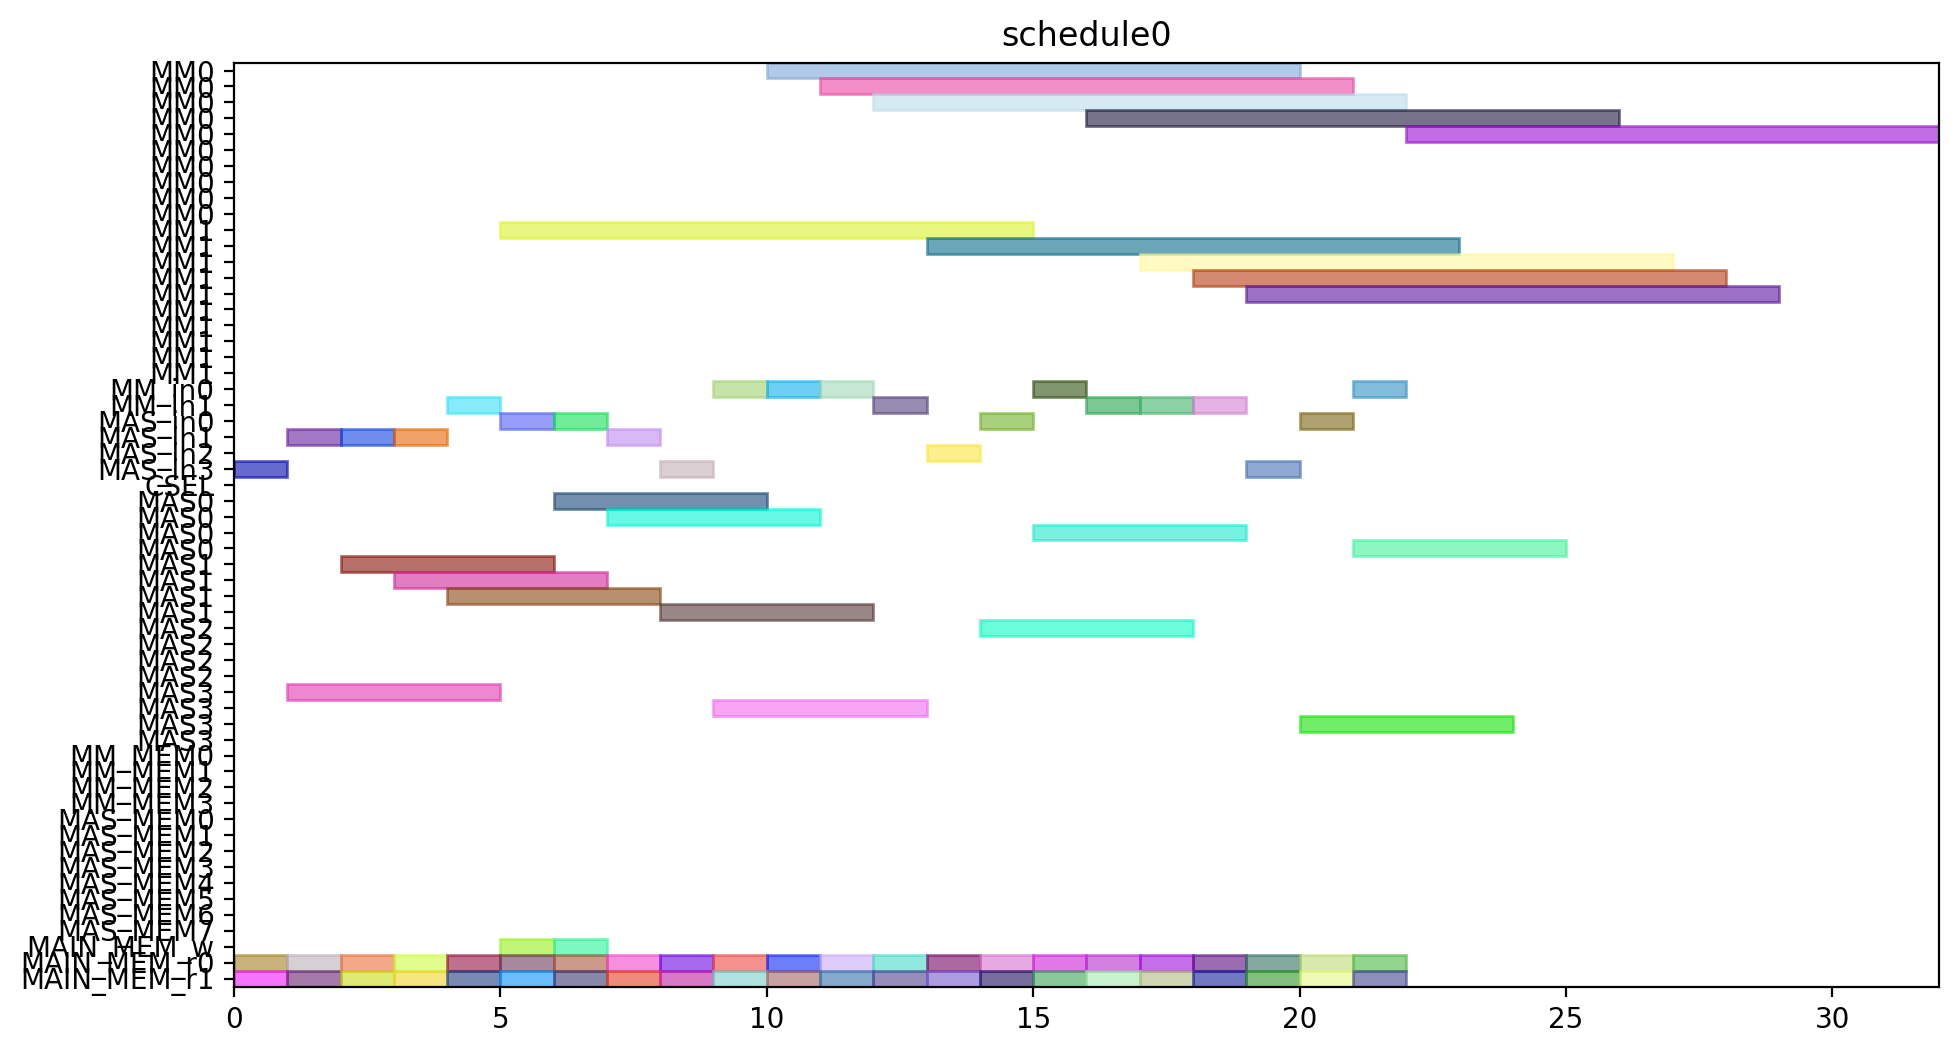

The Python source for this figure:
from pyschedule import Scenario, solvers, plotters, alt


def solve():
	horizon = 120
	S = Scenario("schedule0", horizon=horizon)

	# resource
	MM = S.Resources('MM', num=2, size=10)
	MM_in = S.Resources('MM_in', num=2)
	MAS_in = S.Resources('MAS_in', num=4)
	CSEL = S.Resource('CSEL')
	MAS = S.Resources('MAS', num=4, size=4, periods=range(1, horizon))
	MM_MEM = S.Resources('MM_MEM', num=4)
	MAS_MEM = S.Resources('MAS_MEM', num=8)
	MAIN_MEM_w = S.Resource('MAIN_MEM_w', size=1)
	MAIN_MEM_r = S.Resources('MAIN_MEM_r', num=2)

	# result of previous scheduling

	# new tasks
	c10_t0 = S.Task('c10_t0', length=10, delay_cost=1)
	c10_t0 += alt(MM)
	c10_t0_in = S.Task('c10_t0_in', length=1, delay_cost=1)
	c10_t0_in += alt(MM_in)
	S += c10_t0_in*MM_in[0]<=c10_t0*MM[0]
	S += c10_t0_in*MM_in[1]<=c10_t0*MM[1]
	c10_t0_mem0 = S.Task('c10_t0_mem0', length=1, delay_cost=1)
	c10_t0_mem0 += MAIN_MEM_r[0]
	S += c10_t0_mem0 <= c10_t0

	c10_t0_mem1 = S.Task('c10_t0_mem1', length=1, delay_cost=1)
	c10_t0_mem1 += MAIN_MEM_r[1]
	S += c10_t0_mem1 <= c10_t0

	c10_t1 = S.Task('c10_t1', length=10, delay_cost=1)
	c10_t1 += alt(MM)
	c10_t1_in = S.Task('c10_t1_in', length=1, delay_cost=1)
	c10_t1_in += alt(MM_in)
	S += c10_t1_in*MM_in[0]<=c10_t1*MM[0]
	S += c10_t1_in*MM_in[1]<=c10_t1*MM[1]
	c10_t1_mem0 = S.Task('c10_t1_mem0', length=1, delay_cost=1)
	c10_t1_mem0 += MAIN_MEM_r[0]
	S += c10_t1_mem0 <= c10_t1

	c10_t1_mem1 = S.Task('c10_t1_mem1', length=1, delay_cost=1)
	c10_t1_mem1 += MAIN_MEM_r[1]
	S += c10_t1_mem1 <= c10_t1

	c10_t2 = S.Task('c10_t2', length=4, delay_cost=1)
	c10_t2 += alt(MAS)
	c10_t2_in = S.Task('c10_t2_in', length=1, delay_cost=1)
	c10_t2_in += alt(MAS_in)
	S += c10_t2_in*MAS_in[0]<=c10_t2*MAS[0]

	S += c10_t2_in*MAS_in[1]<=c10_t2*MAS[1]

	S += c10_t2_in*MAS_in[2]<=c10_t2*MAS[2]

	S += c10_t2_in*MAS_in[3]<=c10_t2*MAS[3]

	c10_t2_mem0 = S.Task('c10_t2_mem0', length=1, delay_cost=1)
	c10_t2_mem0 += MAIN_MEM_r[0]
	S += c10_t2_mem0 <= c10_t2

	c10_t2_mem1 = S.Task('c10_t2_mem1', length=1, delay_cost=1)
	c10_t2_mem1 += MAIN_MEM_r[1]
	S += c10_t2_mem1 <= c10_t2

	c10_t3 = S.Task('c10_t3', length=4, delay_cost=1)
	c10_t3 += alt(MAS)
	c10_t3_in = S.Task('c10_t3_in', length=1, delay_cost=1)
	c10_t3_in += alt(MAS_in)
	S += c10_t3_in*MAS_in[0]<=c10_t3*MAS[0]

	S += c10_t3_in*MAS_in[1]<=c10_t3*MAS[1]

	S += c10_t3_in*MAS_in[2]<=c10_t3*MAS[2]

	S += c10_t3_in*MAS_in[3]<=c10_t3*MAS[3]

	c10_t3_mem0 = S.Task('c10_t3_mem0', length=1, delay_cost=1)
	c10_t3_mem0 += MAIN_MEM_r[0]
	S += c10_t3_mem0 <= c10_t3

	c10_t3_mem1 = S.Task('c10_t3_mem1', length=1, delay_cost=1)
	c10_t3_mem1 += MAIN_MEM_r[1]
	S += c10_t3_mem1 <= c10_t3

	c20_t0 = S.Task('c20_t0', length=10, delay_cost=1)
	c20_t0 += alt(MM)
	c20_t0_in = S.Task('c20_t0_in', length=1, delay_cost=1)
	c20_t0_in += alt(MM_in)
	S += c20_t0_in*MM_in[0]<=c20_t0*MM[0]
	S += c20_t0_in*MM_in[1]<=c20_t0*MM[1]
	c20_t0_mem0 = S.Task('c20_t0_mem0', length=1, delay_cost=1)
	c20_t0_mem0 += MAIN_MEM_r[0]
	S += c20_t0_mem0 <= c20_t0

	c20_t0_mem1 = S.Task('c20_t0_mem1', length=1, delay_cost=1)
	c20_t0_mem1 += MAIN_MEM_r[1]
	S += c20_t0_mem1 <= c20_t0

	c20_t1 = S.Task('c20_t1', length=10, delay_cost=1)
	c20_t1 += alt(MM)
	c20_t1_in = S.Task('c20_t1_in', length=1, delay_cost=1)
	c20_t1_in += alt(MM_in)
	S += c20_t1_in*MM_in[0]<=c20_t1*MM[0]
	S += c20_t1_in*MM_in[1]<=c20_t1*MM[1]
	c20_t1_mem0 = S.Task('c20_t1_mem0', length=1, delay_cost=1)
	c20_t1_mem0 += MAIN_MEM_r[0]
	S += c20_t1_mem0 <= c20_t1

	c20_t1_mem1 = S.Task('c20_t1_mem1', length=1, delay_cost=1)
	c20_t1_mem1 += MAIN_MEM_r[1]
	S += c20_t1_mem1 <= c20_t1

	c20_t2 = S.Task('c20_t2', length=4, delay_cost=1)
	c20_t2 += alt(MAS)
	c20_t2_in = S.Task('c20_t2_in', length=1, delay_cost=1)
	c20_t2_in += alt(MAS_in)
	S += c20_t2_in*MAS_in[0]<=c20_t2*MAS[0]

	S += c20_t2_in*MAS_in[1]<=c20_t2*MAS[1]

	S += c20_t2_in*MAS_in[2]<=c20_t2*MAS[2]

	S += c20_t2_in*MAS_in[3]<=c20_t2*MAS[3]

	c20_t2_mem0 = S.Task('c20_t2_mem0', length=1, delay_cost=1)
	c20_t2_mem0 += MAIN_MEM_r[0]
	S += c20_t2_mem0 <= c20_t2

	c20_t2_mem1 = S.Task('c20_t2_mem1', length=1, delay_cost=1)
	c20_t2_mem1 += MAIN_MEM_r[1]
	S += c20_t2_mem1 <= c20_t2

	c20_t3 = S.Task('c20_t3', length=4, delay_cost=1)
	c20_t3 += alt(MAS)
	c20_t3_in = S.Task('c20_t3_in', length=1, delay_cost=1)
	c20_t3_in += alt(MAS_in)
	S += c20_t3_in*MAS_in[0]<=c20_t3*MAS[0]

	S += c20_t3_in*MAS_in[1]<=c20_t3*MAS[1]

	S += c20_t3_in*MAS_in[2]<=c20_t3*MAS[2]

	S += c20_t3_in*MAS_in[3]<=c20_t3*MAS[3]

	c20_t3_mem0 = S.Task('c20_t3_mem0', length=1, delay_cost=1)
	c20_t3_mem0 += MAIN_MEM_r[0]
	S += c20_t3_mem0 <= c20_t3

	c20_t3_mem1 = S.Task('c20_t3_mem1', length=1, delay_cost=1)
	c20_t3_mem1 += MAIN_MEM_r[1]
	S += c20_t3_mem1 <= c20_t3

	c01_t0 = S.Task('c01_t0', length=10, delay_cost=1)
	c01_t0 += alt(MM)
	c01_t0_in = S.Task('c01_t0_in', length=1, delay_cost=1)
	c01_t0_in += alt(MM_in)
	S += c01_t0_in*MM_in[0]<=c01_t0*MM[0]
	S += c01_t0_in*MM_in[1]<=c01_t0*MM[1]
	c01_t0_mem0 = S.Task('c01_t0_mem0', length=1, delay_cost=1)
	c01_t0_mem0 += MAIN_MEM_r[0]
	S += c01_t0_mem0 <= c01_t0

	c01_t0_mem1 = S.Task('c01_t0_mem1', length=1, delay_cost=1)
	c01_t0_mem1 += MAIN_MEM_r[1]
	S += c01_t0_mem1 <= c01_t0

	c01_t1 = S.Task('c01_t1', length=10, delay_cost=1)
	c01_t1 += alt(MM)
	c01_t1_in = S.Task('c01_t1_in', length=1, delay_cost=1)
	c01_t1_in += alt(MM_in)
	S += c01_t1_in*MM_in[0]<=c01_t1*MM[0]
	S += c01_t1_in*MM_in[1]<=c01_t1*MM[1]
	c01_t1_mem0 = S.Task('c01_t1_mem0', length=1, delay_cost=1)
	c01_t1_mem0 += MAIN_MEM_r[0]
	S += c01_t1_mem0 <= c01_t1

	c01_t1_mem1 = S.Task('c01_t1_mem1', length=1, delay_cost=1)
	c01_t1_mem1 += MAIN_MEM_r[1]
	S += c01_t1_mem1 <= c01_t1

	c01_t2 = S.Task('c01_t2', length=4, delay_cost=1)
	c01_t2 += alt(MAS)
	c01_t2_in = S.Task('c01_t2_in', length=1, delay_cost=1)
	c01_t2_in += alt(MAS_in)
	S += c01_t2_in*MAS_in[0]<=c01_t2*MAS[0]

	S += c01_t2_in*MAS_in[1]<=c01_t2*MAS[1]

	S += c01_t2_in*MAS_in[2]<=c01_t2*MAS[2]

	S += c01_t2_in*MAS_in[3]<=c01_t2*MAS[3]

	c01_t2_mem0 = S.Task('c01_t2_mem0', length=1, delay_cost=1)
	c01_t2_mem0 += MAIN_MEM_r[0]
	S += c01_t2_mem0 <= c01_t2

	c01_t2_mem1 = S.Task('c01_t2_mem1', length=1, delay_cost=1)
	c01_t2_mem1 += MAIN_MEM_r[1]
	S += c01_t2_mem1 <= c01_t2

	c01_t3 = S.Task('c01_t3', length=4, delay_cost=1)
	c01_t3 += alt(MAS)
	c01_t3_in = S.Task('c01_t3_in', length=1, delay_cost=1)
	c01_t3_in += alt(MAS_in)
	S += c01_t3_in*MAS_in[0]<=c01_t3*MAS[0]

	S += c01_t3_in*MAS_in[1]<=c01_t3*MAS[1]

	S += c01_t3_in*MAS_in[2]<=c01_t3*MAS[2]

	S += c01_t3_in*MAS_in[3]<=c01_t3*MAS[3]

	c01_t3_mem0 = S.Task('c01_t3_mem0', length=1, delay_cost=1)
	c01_t3_mem0 += MAIN_MEM_r[0]
	S += c01_t3_mem0 <= c01_t3

	c01_t3_mem1 = S.Task('c01_t3_mem1', length=1, delay_cost=1)
	c01_t3_mem1 += MAIN_MEM_r[1]
	S += c01_t3_mem1 <= c01_t3

	c11_t0 = S.Task('c11_t0', length=10, delay_cost=1)
	c11_t0 += alt(MM)
	c11_t0_in = S.Task('c11_t0_in', length=1, delay_cost=1)
	c11_t0_in += alt(MM_in)
	S += c11_t0_in*MM_in[0]<=c11_t0*MM[0]
	S += c11_t0_in*MM_in[1]<=c11_t0*MM[1]
	c11_t0_mem0 = S.Task('c11_t0_mem0', length=1, delay_cost=1)
	c11_t0_mem0 += MAIN_MEM_r[0]
	S += c11_t0_mem0 <= c11_t0

	c11_t0_mem1 = S.Task('c11_t0_mem1', length=1, delay_cost=1)
	c11_t0_mem1 += MAIN_MEM_r[1]
	S += c11_t0_mem1 <= c11_t0

	c11_t1 = S.Task('c11_t1', length=10, delay_cost=1)
	c11_t1 += alt(MM)
	c11_t1_in = S.Task('c11_t1_in', length=1, delay_cost=1)
	c11_t1_in += alt(MM_in)
	S += c11_t1_in*MM_in[0]<=c11_t1*MM[0]
	S += c11_t1_in*MM_in[1]<=c11_t1*MM[1]
	c11_t1_mem0 = S.Task('c11_t1_mem0', length=1, delay_cost=1)
	c11_t1_mem0 += MAIN_MEM_r[0]
	S += c11_t1_mem0 <= c11_t1

	c11_t1_mem1 = S.Task('c11_t1_mem1', length=1, delay_cost=1)
	c11_t1_mem1 += MAIN_MEM_r[1]
	S += c11_t1_mem1 <= c11_t1

	c11_t2 = S.Task('c11_t2', length=4, delay_cost=1)
	c11_t2 += alt(MAS)
	c11_t2_in = S.Task('c11_t2_in', length=1, delay_cost=1)
	c11_t2_in += alt(MAS_in)
	S += c11_t2_in*MAS_in[0]<=c11_t2*MAS[0]

	S += c11_t2_in*MAS_in[1]<=c11_t2*MAS[1]

	S += c11_t2_in*MAS_in[2]<=c11_t2*MAS[2]

	S += c11_t2_in*MAS_in[3]<=c11_t2*MAS[3]

	c11_t2_mem0 = S.Task('c11_t2_mem0', length=1, delay_cost=1)
	c11_t2_mem0 += MAIN_MEM_r[0]
	S += c11_t2_mem0 <= c11_t2

	c11_t2_mem1 = S.Task('c11_t2_mem1', length=1, delay_cost=1)
	c11_t2_mem1 += MAIN_MEM_r[1]
	S += c11_t2_mem1 <= c11_t2

	c11_t3 = S.Task('c11_t3', length=4, delay_cost=1)
	c11_t3 += alt(MAS)
	c11_t3_in = S.Task('c11_t3_in', length=1, delay_cost=1)
	c11_t3_in += alt(MAS_in)
	S += c11_t3_in*MAS_in[0]<=c11_t3*MAS[0]

	S += c11_t3_in*MAS_in[1]<=c11_t3*MAS[1]

	S += c11_t3_in*MAS_in[2]<=c11_t3*MAS[2]

	S += c11_t3_in*MAS_in[3]<=c11_t3*MAS[3]

	c11_t3_mem0 = S.Task('c11_t3_mem0', length=1, delay_cost=1)
	c11_t3_mem0 += MAIN_MEM_r[0]
	S += c11_t3_mem0 <= c11_t3

	c11_t3_mem1 = S.Task('c11_t3_mem1', length=1, delay_cost=1)
	c11_t3_mem1 += MAIN_MEM_r[1]
	S += c11_t3_mem1 <= c11_t3

	c21_t0 = S.Task('c21_t0', length=10, delay_cost=1)
	c21_t0 += alt(MM)
	c21_t0_in = S.Task('c21_t0_in', length=1, delay_cost=1)
	c21_t0_in += alt(MM_in)
	S += c21_t0_in*MM_in[0]<=c21_t0*MM[0]
	S += c21_t0_in*MM_in[1]<=c21_t0*MM[1]
	c21_t0_mem0 = S.Task('c21_t0_mem0', length=1, delay_cost=1)
	c21_t0_mem0 += MAIN_MEM_r[0]
	S += c21_t0_mem0 <= c21_t0

	c21_t0_mem1 = S.Task('c21_t0_mem1', length=1, delay_cost=1)
	c21_t0_mem1 += MAIN_MEM_r[1]
	S += c21_t0_mem1 <= c21_t0

	c21_t1 = S.Task('c21_t1', length=10, delay_cost=1)
	c21_t1 += alt(MM)
	c21_t1_in = S.Task('c21_t1_in', length=1, delay_cost=1)
	c21_t1_in += alt(MM_in)
	S += c21_t1_in*MM_in[0]<=c21_t1*MM[0]
	S += c21_t1_in*MM_in[1]<=c21_t1*MM[1]
	c21_t1_mem0 = S.Task('c21_t1_mem0', length=1, delay_cost=1)
	c21_t1_mem0 += MAIN_MEM_r[0]
	S += c21_t1_mem0 <= c21_t1

	c21_t1_mem1 = S.Task('c21_t1_mem1', length=1, delay_cost=1)
	c21_t1_mem1 += MAIN_MEM_r[1]
	S += c21_t1_mem1 <= c21_t1

	c21_t2 = S.Task('c21_t2', length=4, delay_cost=1)
	c21_t2 += alt(MAS)
	c21_t2_in = S.Task('c21_t2_in', length=1, delay_cost=1)
	c21_t2_in += alt(MAS_in)
	S += c21_t2_in*MAS_in[0]<=c21_t2*MAS[0]

	S += c21_t2_in*MAS_in[1]<=c21_t2*MAS[1]

	S += c21_t2_in*MAS_in[2]<=c21_t2*MAS[2]

	S += c21_t2_in*MAS_in[3]<=c21_t2*MAS[3]

	c21_t2_mem0 = S.Task('c21_t2_mem0', length=1, delay_cost=1)
	c21_t2_mem0 += MAIN_MEM_r[0]
	S += c21_t2_mem0 <= c21_t2

	c21_t2_mem1 = S.Task('c21_t2_mem1', length=1, delay_cost=1)
	c21_t2_mem1 += MAIN_MEM_r[1]
	S += c21_t2_mem1 <= c21_t2

	c21_t3 = S.Task('c21_t3', length=4, delay_cost=1)
	c21_t3 += alt(MAS)
	c21_t3_in = S.Task('c21_t3_in', length=1, delay_cost=1)
	c21_t3_in += alt(MAS_in)
	S += c21_t3_in*MAS_in[0]<=c21_t3*MAS[0]

	S += c21_t3_in*MAS_in[1]<=c21_t3*MAS[1]

	S += c21_t3_in*MAS_in[2]<=c21_t3*MAS[2]

	S += c21_t3_in*MAS_in[3]<=c21_t3*MAS[3]

	c21_t3_mem0 = S.Task('c21_t3_mem0', length=1, delay_cost=1)
	c21_t3_mem0 += MAIN_MEM_r[0]
	S += c21_t3_mem0 <= c21_t3

	c21_t3_mem1 = S.Task('c21_t3_mem1', length=1, delay_cost=1)
	c21_t3_mem1 += MAIN_MEM_r[1]
	S += c21_t3_mem1 <= c21_t3

	c000 = S.Task('c000', length=4, delay_cost=1)
	c000 += alt(MAS)
	c000_in = S.Task('c000_in', length=1, delay_cost=1)
	c000_in += alt(MAS_in)
	S += c000_in*MAS_in[0]<=c000*MAS[0]

	S += c000_in*MAS_in[1]<=c000*MAS[1]

	S += c000_in*MAS_in[2]<=c000*MAS[2]

	S += c000_in*MAS_in[3]<=c000*MAS[3]

	S += 0<c000

	c000_w = S.Task('c000_w', length=1, delay_cost=1)
	c000_w += alt(MAIN_MEM_w)
	S += c000 <= c000_w

	c000_mem0 = S.Task('c000_mem0', length=1, delay_cost=1)
	c000_mem0 += MAIN_MEM_r[0]
	S += c000_mem0 <= c000

	c000_mem1 = S.Task('c000_mem1', length=1, delay_cost=1)
	c000_mem1 += MAIN_MEM_r[1]
	S += c000_mem1 <= c000

	c001 = S.Task('c001', length=4, delay_cost=1)
	c001 += alt(MAS)
	c001_in = S.Task('c001_in', length=1, delay_cost=1)
	c001_in += alt(MAS_in)
	S += c001_in*MAS_in[0]<=c001*MAS[0]

	S += c001_in*MAS_in[1]<=c001*MAS[1]

	S += c001_in*MAS_in[2]<=c001*MAS[2]

	S += c001_in*MAS_in[3]<=c001*MAS[3]

	S += 0<c001

	c001_w = S.Task('c001_w', length=1, delay_cost=1)
	c001_w += alt(MAIN_MEM_w)
	S += c001 <= c001_w

	c001_mem0 = S.Task('c001_mem0', length=1, delay_cost=1)
	c001_mem0 += MAIN_MEM_r[0]
	S += c001_mem0 <= c001

	c001_mem1 = S.Task('c001_mem1', length=1, delay_cost=1)
	c001_mem1 += MAIN_MEM_r[1]
	S += c001_mem1 <= c001

	solvers.mip.solve(S,msg=1,kind='CPLEX',ratio_gap=1.01)

	solution = [['hoge']*len(S.solution()[1]) for i in range(len(S.solution()))]
	for i in range(len(S.solution())):
		for j in range(len(S.solution()[i])):
			solution[i][j]=str(S.solution()[i][j])
	print(solution)

	cycles = int(solution[-1][3])

	pic_file_name = "/mnt/rose/usr1/fukuda/ABE/multiRAM_multiMAS_16mux/scheduling_result/stage10MM2_stage4MAS4/FROB/schedule0.png"
	if(S.solution() != []):
		plotters.matplotlib.plot(S,img_filename=pic_file_name, show_task_labels=False, fig_size=(cycles*0.25+3, 6))

	return solution
